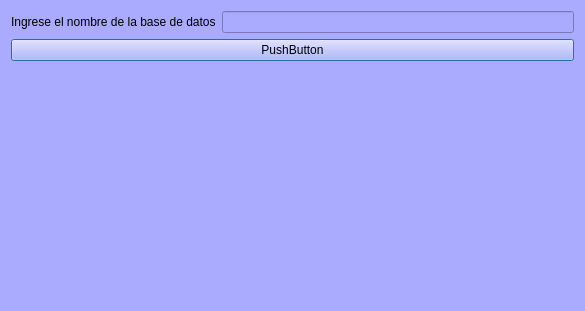
<?xml version="1.0" encoding="UTF-8"?>
<ui version="4.0">
 <class>Dialog</class>
 <widget class="QDialog" name="Dialog">
  <property name="geometry">
   <rect>
    <x>0</x>
    <y>0</y>
    <width>585</width>
    <height>311</height>
   </rect>
  </property>
  <property name="windowTitle">
   <string>Dialog</string>
  </property>
  <property name="styleSheet">
   <string notr="true">background-color: rgb(170, 170, 255)</string>
  </property>
  <layout class="QGridLayout" name="gridLayout">
   <item row="0" column="0">
    <layout class="QVBoxLayout" name="verticalLayout">
     <item>
      <layout class="QHBoxLayout" name="horizontalLayout">
       <item>
        <widget class="QLabel" name="label_2">
         <property name="text">
          <string>Ingrese el nombre de la base de datos</string>
         </property>
        </widget>
       </item>
       <item>
        <widget class="QLineEdit" name="lineEditDBName"/>
       </item>
      </layout>
     </item>
     <item>
      <widget class="QPushButton" name="pushButtonCreateDB">
       <property name="text">
        <string>PushButton</string>
       </property>
      </widget>
     </item>
     <item>
      <widget class="QLabel" name="labelResponse">
       <property name="text">
        <string/>
       </property>
      </widget>
     </item>
    </layout>
   </item>
  </layout>
 </widget>
 <resources/>
 <connections/>
</ui>
